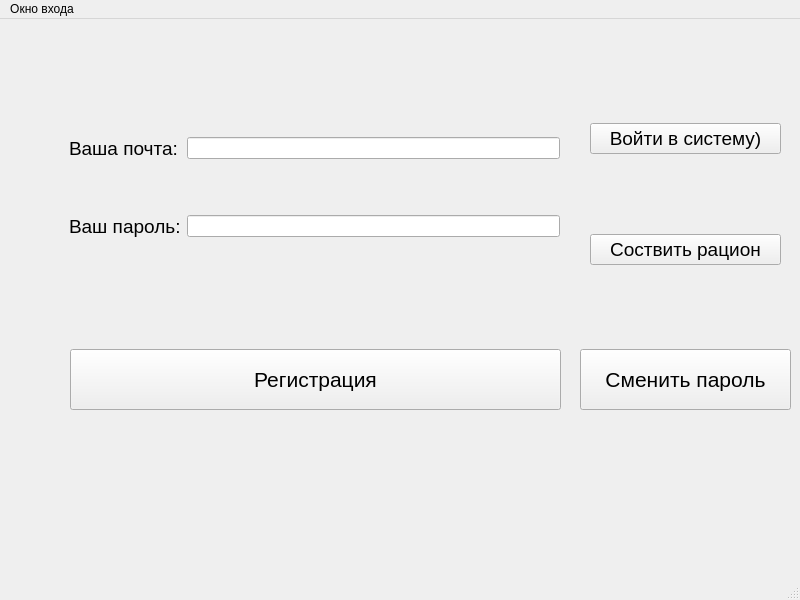
<?xml version="1.0" encoding="UTF-8"?>
<ui version="4.0">
 <class>MainWindow</class>
 <widget class="QMainWindow" name="MainWindow">
  <property name="geometry">
   <rect>
    <x>0</x>
    <y>0</y>
    <width>800</width>
    <height>600</height>
   </rect>
  </property>
  <property name="windowTitle">
   <string>MainWindow</string>
  </property>
  <widget class="QWidget" name="centralwidget">
   <widget class="QWidget" name="gridLayoutWidget">
    <property name="geometry">
     <rect>
      <x>69</x>
      <y>69</y>
      <width>491</width>
      <height>201</height>
     </rect>
    </property>
    <layout class="QGridLayout" name="gridLayout">
     <item row="1" column="0">
      <widget class="QLabel" name="password_label">
       <property name="font">
        <font>
         <pointsize>14</pointsize>
        </font>
       </property>
       <property name="text">
        <string>Ваш пароль:</string>
       </property>
      </widget>
     </item>
     <item row="0" column="0">
      <widget class="QLabel" name="Mail_label">
       <property name="font">
        <font>
         <pointsize>14</pointsize>
        </font>
       </property>
       <property name="text">
        <string>Ваша почта:</string>
       </property>
      </widget>
     </item>
     <item row="0" column="1">
      <widget class="QLineEdit" name="mail_edit"/>
     </item>
     <item row="1" column="1">
      <widget class="QLineEdit" name="password_edit"/>
     </item>
    </layout>
   </widget>
   <widget class="QPushButton" name="identification_btn">
    <property name="geometry">
     <rect>
      <x>70</x>
      <y>330</y>
      <width>491</width>
      <height>61</height>
     </rect>
    </property>
    <property name="font">
     <font>
      <pointsize>16</pointsize>
     </font>
    </property>
    <property name="text">
     <string>Регистрация</string>
    </property>
   </widget>
   <widget class="QPushButton" name="change_psd_btn">
    <property name="geometry">
     <rect>
      <x>580</x>
      <y>330</y>
      <width>211</width>
      <height>61</height>
     </rect>
    </property>
    <property name="font">
     <font>
      <pointsize>16</pointsize>
      <weight>50</weight>
      <bold>false</bold>
     </font>
    </property>
    <property name="text">
     <string>Сменить пароль</string>
    </property>
   </widget>
   <widget class="QWidget" name="verticalLayoutWidget">
    <property name="geometry">
     <rect>
      <x>590</x>
      <y>30</y>
      <width>191</width>
      <height>291</height>
     </rect>
    </property>
    <layout class="QVBoxLayout" name="verticalLayout">
     <item>
      <widget class="QPushButton" name="Enter_system_btn">
       <property name="font">
        <font>
         <pointsize>14</pointsize>
        </font>
       </property>
       <property name="text">
        <string>Войти в систему)</string>
       </property>
      </widget>
     </item>
     <item>
      <widget class="QPushButton" name="change_d">
       <property name="font">
        <font>
         <pointsize>14</pointsize>
        </font>
       </property>
       <property name="text">
        <string>Соствить рацион</string>
       </property>
      </widget>
     </item>
    </layout>
   </widget>
  </widget>
  <widget class="QMenuBar" name="menubar">
   <property name="geometry">
    <rect>
     <x>0</x>
     <y>0</y>
     <width>800</width>
     <height>21</height>
    </rect>
   </property>
   <widget class="QMenu" name="menu">
    <property name="title">
     <string>Окно входа</string>
    </property>
   </widget>
   <addaction name="menu"/>
  </widget>
  <widget class="QStatusBar" name="statusbar"/>
 </widget>
 <resources/>
 <connections/>
</ui>
